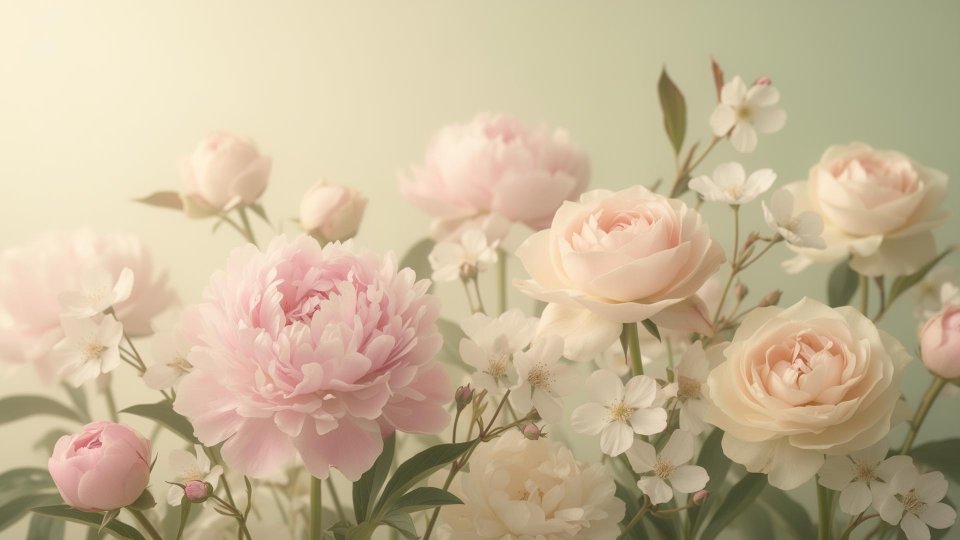
#> input picture frontend/src/assets/hero-flowers.jpg, 1920 x 1080 px (shown at 1/2 size)
$ python -i image_processing_service.py   (imports and definitions only)
#> lines starting #> are read from the running program, lines starting #| are printed output that depends on the picture; after the words box and inside, x2 and y2 are one past the last pixel; in counts of white or black regions, pixels touching at a corner belong together
#> further down, picture is the input picture: PIL image 1920x1080 RGB; mean R, G, B 199.7, 182.1, 151.6
from dataclasses import dataclass
from typing import Optional

import numpy as np
from PIL import Image


@dataclass
class PreparedImage:
    original: Image.Image
    working: Image.Image
    cropped_flower: Image.Image
    blur_score: float
    width: int
    height: int

def prepare_image(img: Image.Image) -> PreparedImage:
    img = img.convert("RGB")
    working = _resize_for_processing(img)
    blur_score = _estimate_blur(working)


    crop = _find_flower_like_crop(working)
    if crop is None:
        crop = _center_crop(working)

    return PreparedImage(
        original=img,
        working=working,
        cropped_flower=crop,
        blur_score=blur_score,
        width=working.size[0],
        height=working.size[1],
    )


def _resize_for_processing(img: Image.Image, max_side: int = 768) -> Image.Image:
#> called with max_side = 768
    w, h = img.size
#> w = 1920; h = 1080
    if max(w, h) == 0:
        return img

    scale = min(max_side / max(w, h), 1.0)
#> scale = 0.4
    new_size = (int(w * scale), int(h * scale))
#> new_size = (768, 432)
    return img.resize(new_size, Image.Resampling.LANCZOS)

def _estimate_blur(img: Image.Image) -> float:
    # simple variance-based blur estimate using grayscale edges
    gray = img.convert("L")
    arr = np.asarray(gray, dtype=np.float32)

    gx = np.diff(arr, axis=1)
    gy = np.diff(arr, axis=0)
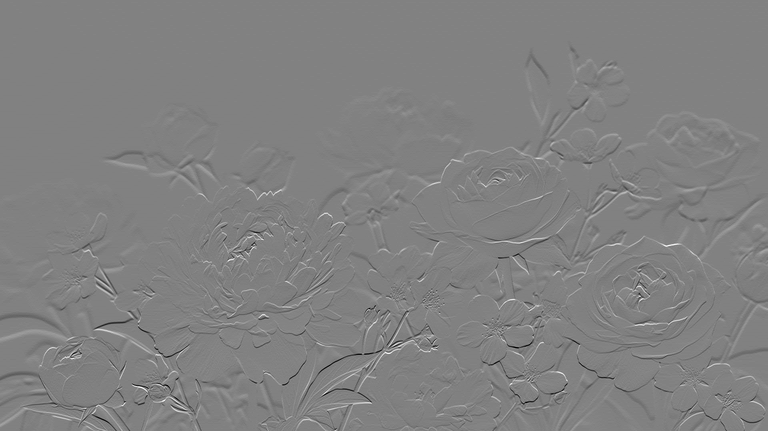
#> gy: shape (431, 768) float32; min -88, max 85, mean -0.2; drawn with min black and max white

    score = float((np.var(gx) + np.var(gy)) / (arr.size + 1e-6))
#> score = 0.00022
    return score


def _center_crop(img: Image.Image, ratio: float = 0.65) -> Image.Image:
    w, h = img.size
    crop_w = int(w * ratio)
    crop_h = int(h * ratio)

    left = max((w - crop_w) // 2, 0)
    top = max((h - crop_h) // 2, 0)
    right = min(left + crop_w, w)
    bottom = min(top + crop_h, h)

    return img.crop((left, top, right, bottom))


def _find_flower_like_crop(img: Image.Image) -> Optional[Image.Image]:
    """
    Very early heuristic:
    - prioritize center
    - prefer saturated areas likely to be petals
    """

    arr = np.asarray(img, dtype=np.float32) / 255.0
#> arr: shape (432, 768, 3) float32

    maxc = np.max(arr, axis=2)
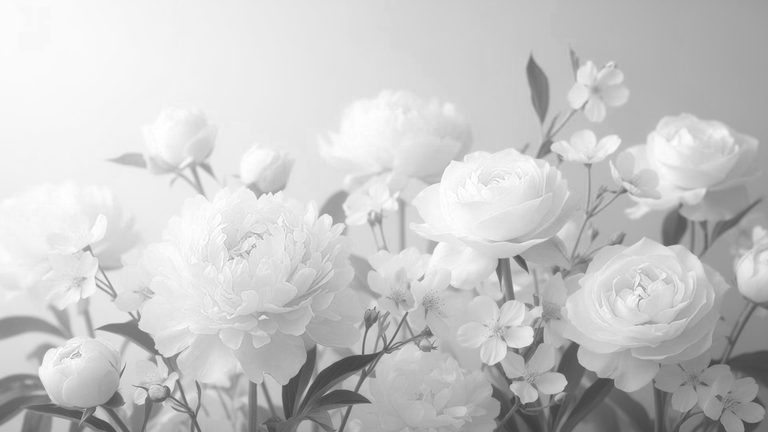
#> maxc: shape (432, 768) float32; min 0.239, max 1, mean 0.784
    minc = np.min(arr, axis=2)
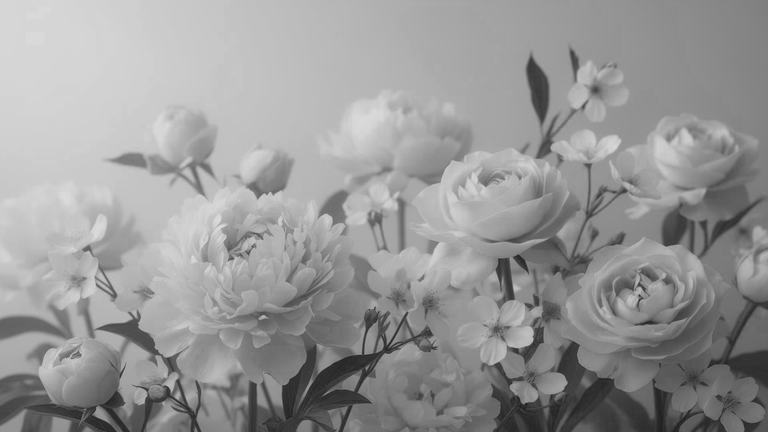
#> minc: shape (432, 768) float32; min 0.106, max 0.867, mean 0.594
    sat = maxc - minc
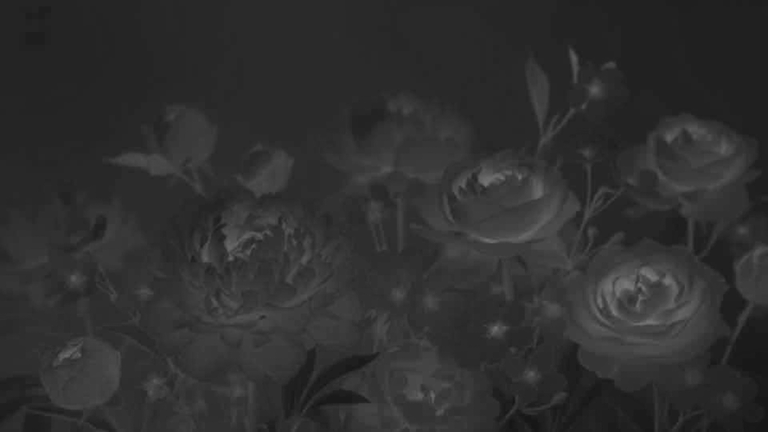
#> sat: shape (432, 768) float32; min 0.0784, max 0.478, mean 0.189

    h, w = sat.shape
#> h = 432; w = 768

    # bias towards center of image
    yy, xx = np.mgrid[0:h, 0:w]
    cy, cx = h / 2.0, w / 2.0
#> cy = 216; cx = 384
    dist = np.sqrt((xx - cx) ** 2 + (yy - cy) ** 2)
    dist = dist / (np.max(dist) + 1e-6)
    center_weight = 1.0 - dist

    score = sat * 0.7 + center_weight * 0.3
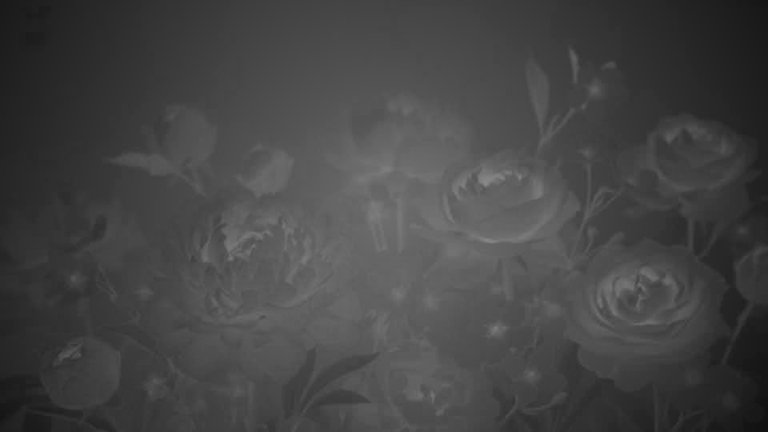
#> score: shape (432, 768) float64; min 0.0668, max 0.538, mean 0.273

    threshold = np.percentile(score, 85)
#> threshold = 0.369
    mask = score >= threshold
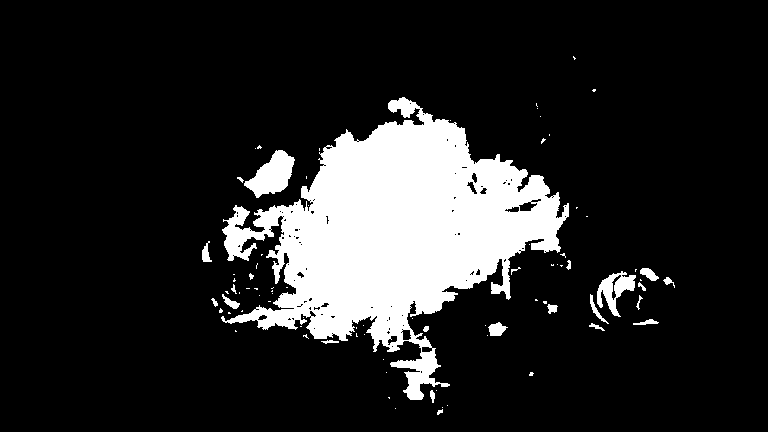
#> mask: shape (432, 768) bool; 15% white; 84 white regions (60 under 20 px), largest, box (x1, y1, x2, y2) and area: (221, 97, 569, 400) 46131, (244, 150, 295, 198) 1330, (597, 271, 636, 317) 809

    if np.sum(mask) < 50:
        threshold = np.percentile(score, 70)
        mask = score >= threshold

    ys, xs = np.where(mask)
    if len(xs) < 50 or len(ys) < 50:
        return None

    x1, x2 = int(xs.min()), int(xs.max())
#> x1 = 202; x2 = 674
    y1, y2 = int(ys.min()), int(ys.max())
#> y1 = 56; y2 = 414

    # pad the box a bit
    PADDING_RATIO = 0.15
    MIN_PADDING = 10
    pad_x = int((x2 - x1) * PADDING_RATIO) + MIN_PADDING
#> pad_x = 80
    pad_y = int((y2 - y1) * PADDING_RATIO) + MIN_PADDING
#> pad_y = 63

    aspect_ratio = (x2 - x1) / (y2 - y1 + 1e-6)
#> aspect_ratio = 1.32
    if aspect_ratio > 4 or aspect_ratio < 0.25:
        return None

    x1 = max(x1 - pad_x, 0)
#> x1 = 122
    y1 = max(y1 - pad_y, 0)
#> y1 = 0
    x2 = min(x2 + pad_x, w)
#> x2 = 754
    y2 = min(y2 + pad_y, h)
#> y2 = 432

    if (x2 - x1) < 64 or (y2 - y1) < 64:
        return None

    return img.crop((x1, y1, x2, y2))
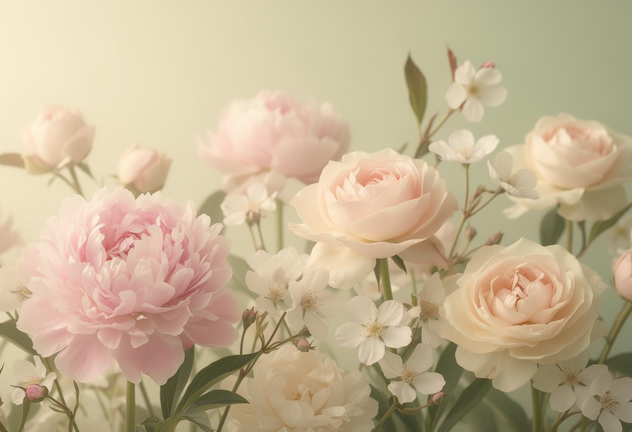
#> returned value: PIL image 632x432 RGB; mean R, G, B 196.2, 178.2, 147.1

>>> from PIL import Image
>>> picture = Image.open('../../frontend/src/assets/hero-flowers.jpg')
>>> result = prepare_image(picture)
